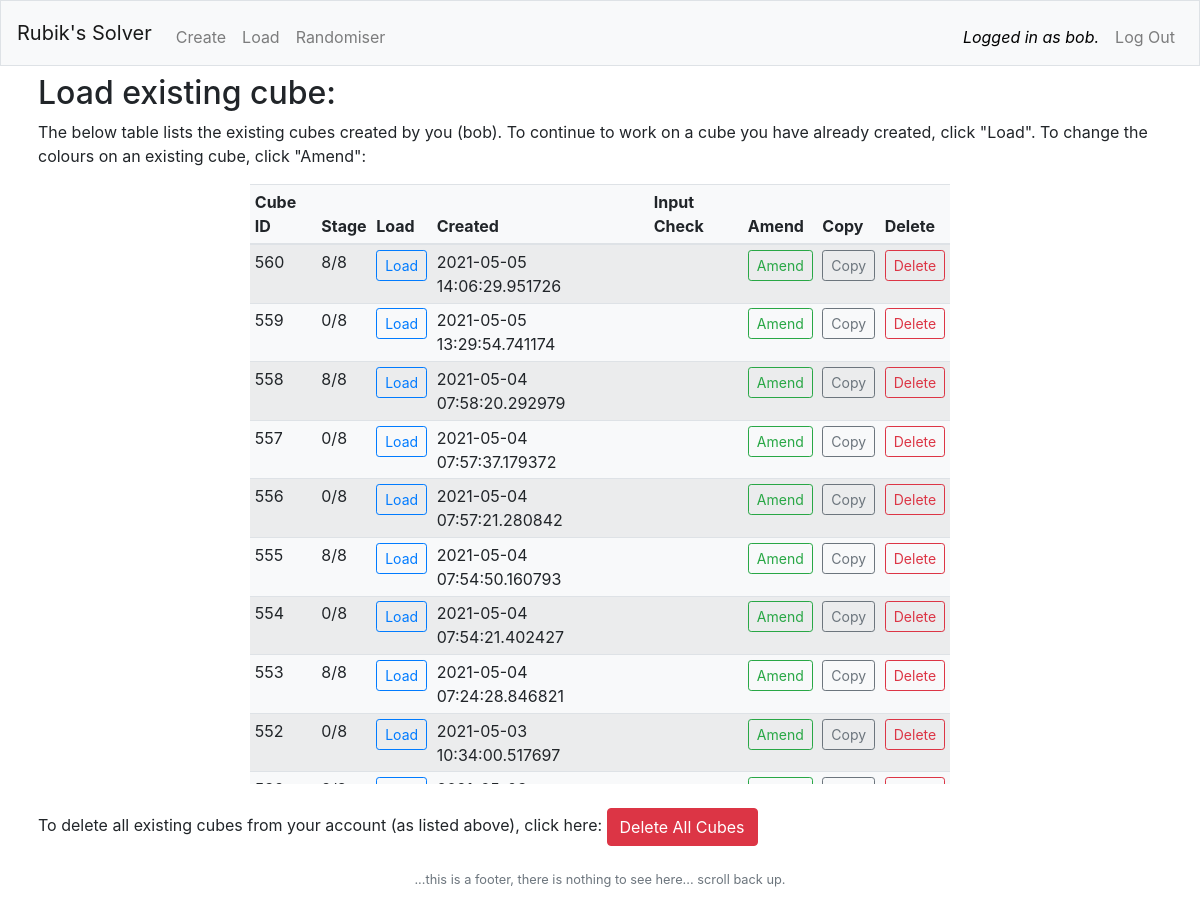
The app's page /load_page (signed in) with its own data.
### tables this page shows
CREATE TABLE 'cubes' ('id' integer PRIMARY KEY AUTOINCREMENT NOT NULL, 'user_id' integer NOT NULL, created TEXT, 'bbl' text NOT NULL DEFAULT 'grey', 'bbm' text NOT NULL DEFAULT 'grey', 'bbr' text NOT NULL DEFAULT 'grey', 'bml' text NOT NULL DEFAULT 'grey', 'bmm' text NOT NULL DEFAULT 'green', 'bmr' text NOT NULL DEFAULT 'grey', 'btl' text NOT NULL DEFAULT 'grey', 'btm' text NOT NULL DEFAULT 'grey', 'btr' text NOT NULL DEFAULT 'grey', 'lbl' text NOT NULL DEFAULT 'grey', 'lml' text NOT NULL DEFAULT 'grey', 'ltl' text NOT NULL DEFAULT 'grey', 'lbm' text NOT NULL DEFAULT 'grey', 'lmm' text NOT NULL DEFAULT 'orange', 'ltm' text NOT NULL DEFAULT 'grey', 'lbr' text NOT NULL DEFAULT 'grey', 'lmr' text NOT NULL DEFAULT 'grey', 'ltr' text NOT NULL DEFAULT 'grey', 'utl' text NOT NULL DEFAULT 'grey', 'utm' text NOT NULL DEFAULT 'grey', 'utr' text NOT NULL DEFAULT 'grey', 'uml' text NOT NULL DEFAULT 'grey', 'umm' text NOT NULL DEFAULT 'yellow', 'umr' text NOT NULL DEFAULT 'grey', 'ubl' text NOT NULL DEFAULT 'grey', 'ubm' text NOT NULL DEFAULT 'grey', 'ubr' text NOT NULL DEFAULT 'grey', 'rtr' text NOT NULL DEFAULT 'grey', 'rmr' text NOT NULL DEFAULT 'grey', 'rbr' text NOT NULL DEFAULT 'grey', 'rtm' text NOT NULL DEFAULT 'grey', 'rmm' text NOT NULL DEFAULT 'red', 'rbm' text NOT NULL DEFAULT 'grey', 'rtl' text NOT NULL DEFAULT 'grey', 'rml' text NOT NULL DEFAULT 'grey', 'ftl' text NOT NULL DEFAULT 'grey', 'ftm' text NOT NULL DEFAULT 'grey', 'ftr' text NOT NULL DEFAULT 'grey', 'fml' text NOT NULL DEFAULT 'grey', 'fmm' text NOT NULL DEFAULT 'blue', 'fmr' text NOT NULL DEFAULT 'grey', 'fbl' text NOT NULL DEFAULT 'grey', 'fbm' text NOT NULL DEFAULT 'grey', 'fbr' text NOT NULL DEFAULT 'grey', 'dtl' text NOT NULL DEFAULT 'grey', 'dtm' text NOT NULL DEFAULT 'grey', 'dtr' text NOT NULL DEFAULT 'grey', 'dml' text NOT NULL DEFAULT 'grey', 'dmm' text NOT NULL DEFAULT 'white', 'dmr' text NOT NULL DEFAULT 'grey', 'dbl' text NOT NULL DEFAULT 'grey', 'dbm' text NOT NULL DEFAULT 'grey', 'dbr' text NOT NULL DEFAULT 'grey', 'rbl' text NOT NULL DEFAULT 'grey', 'check' text NOT NULL DEFAULT 'unchecked', 'stage' INTEGER NOT NULL DEFAULT 0);

### app.py (the view)
@app.route("/load_page", methods=["GET"])
@login_required
def load_page():
    users_cubes = load_users_cubes()
    return render_template("load.html", users_cubes=users_cubes)

### app.py (called while the page is built)
@app.after_request
def after_request(response):
    response.headers["Cache-Control"] = "no-cache, no-store, must-revalidate"
    response.headers["Expires"] = 0
    response.headers["Pragma"] = "no-cache"
    return response

def db_close():
    db.commit()
    db.close()

def login_required(f):
    @wraps(f)
    def decorated_function(*args, **kwargs):
        if session.get("user_id") is None:
            print("LOGIN_REQUIRED - user_id is None.")
            return redirect("/login")
        return f(*args, **kwargs)
    return decorated_function

def load_users_cubes():
    SQL = "SELECT * FROM cubes WHERE user_id = (:user_id) ORDER BY id DESC"
    data = {"user_id": session["user_id"]}
    users_cubes = db.execute(SQL, data).fetchall()
    db_close()
    return users_cubes

### templates/load.html (shortened to what this page needs)
{% extends "layout.html" %}
{% block main %}
    <h2>Load existing cube:</h2>
    <p>The below table lists the existing cubes created by you ({{ session.username }}). To continue to work on a cube you have already created, click "Load".  To change the colours on an existing cube, click "Amend":</p>
        <div class="cube_tables bg-light" id="load_cube_table">
        <table class="table table-striped table-hover table-sm">
            <thead>
                <tr>
                    <th>Cube ID</th>
                    <th>Stage</th>
                    <th>Load</th>
                    <th>Created</th>
                    <th>Input Check</th>
                    <th>Amend</th>
                    <th>Copy</th>
                    <th>Delete</th>
                </tr>
            </thead>
            <tbody>
                {% for id in users_cubes %}
                    <tr>
                        <td>{{ id.id }}</td>
                        <td>{{ id.stage }}/8</td>
                        <td><form method = "post" action="/load"><button name="load" class="btn btn-outline-primary btn-sm" type="submit" value={{ id.id }}>Load</button></form></td>
                        <td>{{ id.created }}</td>
                        <td>{{ id.input_check }}</td>
                        <td><form method = "post" action="/amend_from_list"><button name="amend" class="btn btn-outline-success btn-sm" type="submit" value={{ id.id }}>Amend</button></form></td>
                        <td><form method = "post" action="/copy"><button name="copy" onclick="loading_on()" class="btn btn-outline-secondary btn-sm" type="submit" value={{ id.id }}>Copy</button></form></td>
                        <td><form method = "post" action="/delete_cube"><button name="delete" onclick="loading_on()" class="btn btn-outline-danger btn-sm" type="submit" value={{ id.id }}>Delete</button></form></td>
                    </tr>
                {% endfor %}
            </tbody>
        </table>
        </div>
    <p>To delete all existing cubes from your account (as listed above), click here: <button class="btn btn-danger" onclick="confirm_delete_on()" type="button">Delete All Cubes</button></p>
{% endblock %}

### templates/layout.html (shortened to what this page needs)
<!DOCTYPE html>
<html lang="en">
    <head>
        <link rel="stylesheet" href="https://cdn.jsdelivr.net/npm/bootstrap@4.5.3/dist/css/bootstrap.min.css">
        <link href="/static/styles.css" rel="stylesheet">
    </head>
    <body onload="loading_off()">
        <nav class="navbar navbar-expand-md navbar-light bg-light border">
            <a class="navbar-brand" href="/">Rubik's Solver</a>
            <div class="collapse navbar-collapse" id="navbar">
                {% if session.user_id %}
                    <ul class="navbar-nav mr-auto mt-2">
                        <li class="nav-item"><a class="nav-link" href="/enter">Create</a></li>
                        <li class="nav-item"><a class="nav-link" href="/load_page">Load</a></li>
                        <li class="nav-item"><a class="nav-link" href="/randomise_user_cube">Randomiser</a></li>
                    </ul>
                    <ul class="navbar-nav ml-auto mt-2">
                        <li class="nav-item nav-link" style="color: black;"><i>Logged in as {{ session.username }}.</i></li>
                        <li class="nav-item"><a class="nav-link" href="/logout">Log Out</a></li>
                    </ul>
                {% else %}
                    <ul class="navbar-nav ml-auto mt-2">
                        <li class="nav-item"><a class="nav-link" href="/register">Register</a></li>
                        <li class="nav-item"><a class="nav-link" href="/login">Log In</a></li>
                    </ul>
                {% endif %}
            </div>
        </nav>
        <main class="container p-2">
            {% block main %}{% endblock %}
        </main>
        <footer class="small text-center text-muted">
            ...this is a footer, there is nothing to see here... scroll back up.
        </footer>
    </body>
</html>

### static/styles.css (style rules this page uses)
.cube_tables { overflow: scroll; margin: auto; max-width: 700px; }
#load_cube_table { height: 600px; }

### records on screen
cubes: id "560", stage "8", created "2021-05-05 14:06:29.951726"
cubes: id "559", stage "0", created "2021-05-05 13:29:54.741174"
cubes: id "558", stage "8", created "2021-05-04 07:58:20.292979"
cubes: id "557", stage "0", created "2021-05-04 07:57:37.179372"
cubes: id "556", stage "0", created "2021-05-04 07:57:21.280842"
cubes: id "555", stage "8", created "2021-05-04 07:54:50.160793"
cubes: id "554", stage "0", created "2021-05-04 07:54:21.402427"
cubes: id "553", stage "8", created "2021-05-04 07:24:28.846821"
cubes: id "552", stage "0", created "2021-05-03 10:34:00.517697"
cubes: {{ id.id }} 539 (drawn)

### other values on screen
{{ session.username }} "bob"
